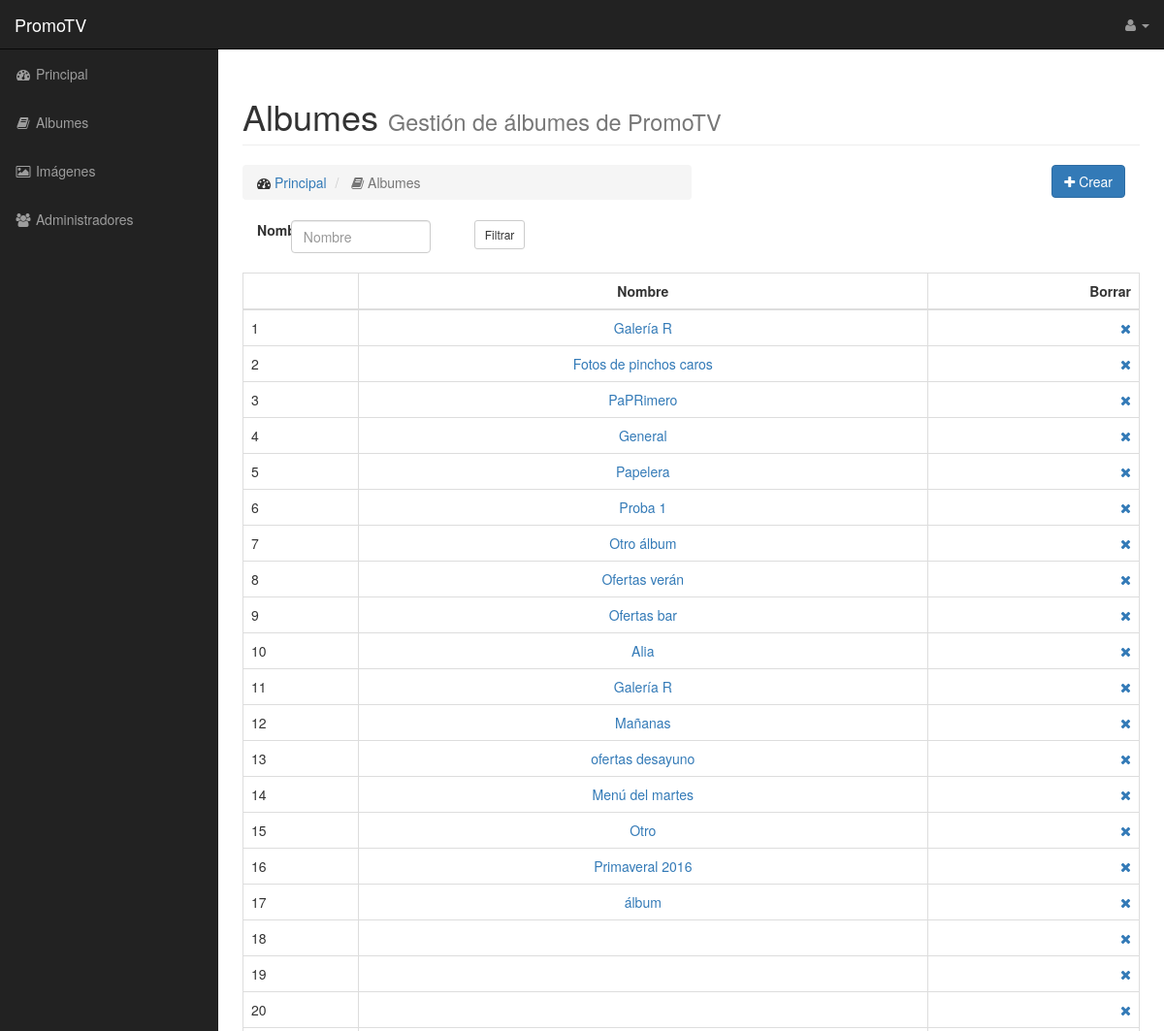
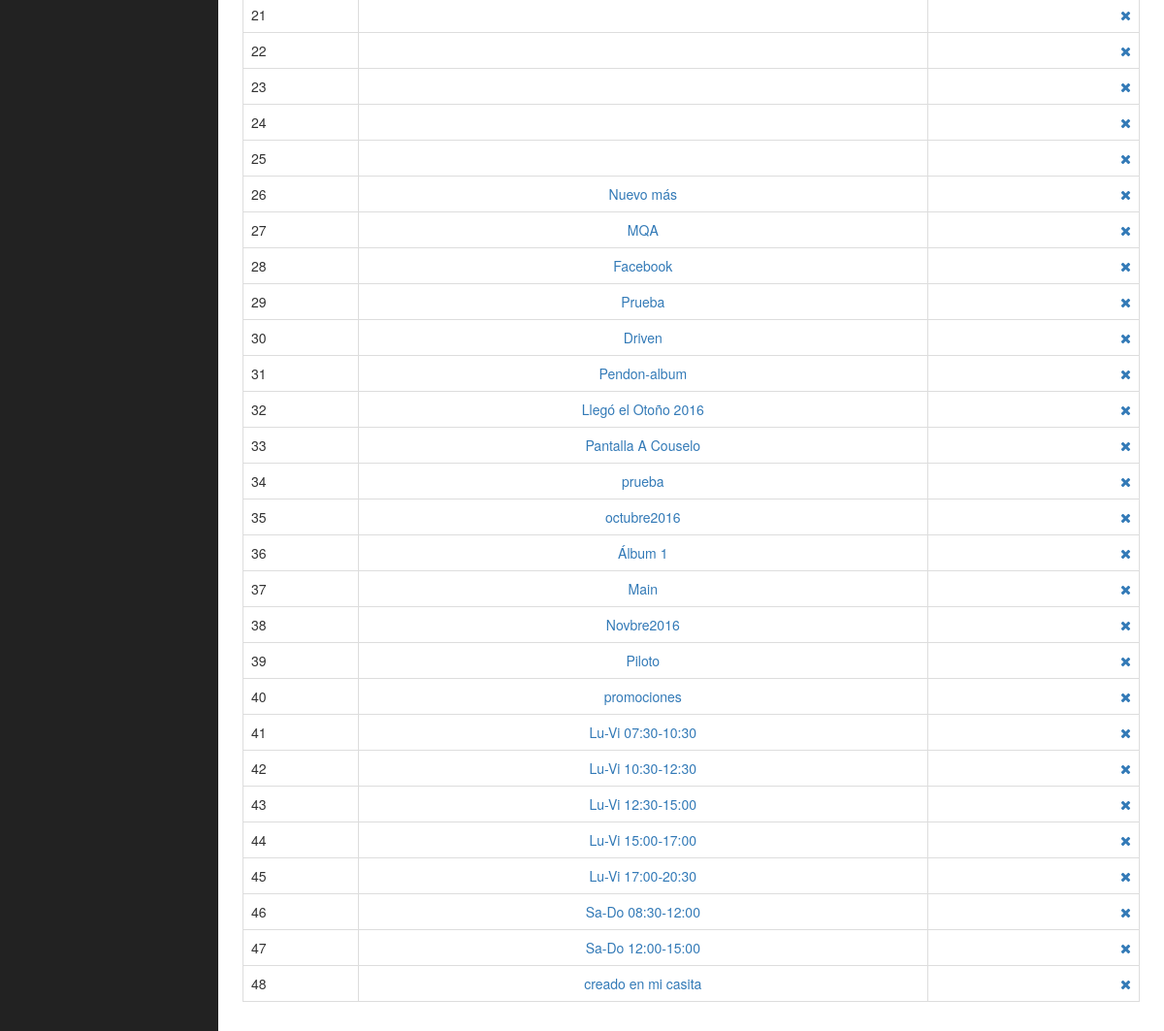
Page /panel/albumes.php (signed in) on the committed database (2 pictures, top to bottom).
### tables this page shows
CREATE TABLE IF NOT EXISTS `album` (
  `album_id` bigint(20) NOT NULL AUTO_INCREMENT,
  `user` varchar(128) NOT NULL COMMENT 'Email del usuario propietario del album',
  `name` varchar(128) DEFAULT NULL COMMENT 'Nombre del album',
  `creation_ts` timestamp NOT NULL DEFAULT CURRENT_TIMESTAMP COMMENT 'Instante de creación del album',
  `update_ts` datetime DEFAULT NULL,
  `locked` tinyint(1) NOT NULL DEFAULT '0',
  PRIMARY KEY (`album_id`),
  KEY `user` (`user`),
  KEY `idx_creationts` (`creation_ts`),
  CONSTRAINT `album_ibfk_1` FOREIGN KEY (`user`) REFERENCES `user` (`email`) ON DELETE CASCADE ON UPDATE CASCADE
);

### panel/ini.php (called while the page is built, shortened)
<?php
require_once('include/db_utils.php');
require_once('include/functions.php');
$url_absolute = 'http://wayhoy.com/wayhoy/panel/';

### panel/include/functions.php (called while the page is built, shortened)
<?php
function registros($table, $where=false, $order=false) {
    $q = "SELECT * FROM $table WHERE 1=1";
    return db_select($q);
}

### panel/include/db_utils.php (called while the page is built, shortened)
<?php
function db_connect($server=false, $user=false, $pass=false, $db=false) {
    static $connection;
    if (!isset($connection)) {
        $config = parse_ini_file('config.ini');
        if (!$server) $server = $config['server'];
        if (!$user) $user = $config['user'];
        if (!$pass) $pass = $config['pass'];
        if (!$db) $db = $config['db'];
        $connection = mysqli_connect($server, $user, $pass, $db);
    }
    return $connection;
}
function db_query($q) {
    $connection = db_connect();
    $info = mysqli_query($connection, $q);
    return $info;
}
function db_select($q) {
    $rows = array();
    $result = db_query($q);
    while ($row = mysqli_fetch_assoc($result)) {
        $rows[] = $row;
    }
    return $rows;
}

### panel/albumes.php (the view, shortened to what this page needs)
<?php
require_once('ini.php');
$where = '';
$albumes = registros('album', $where);
?>
<!DOCTYPE html>
<html lang="en">
<head>
    <link href="css/bootstrap.min.css" rel="stylesheet">
    <link href="css/sb-admin.css" rel="stylesheet">
    <link href="css/plugins/morris.css" rel="stylesheet">
    <link href="font-awesome/css/font-awesome.min.css" rel="stylesheet" type="text/css">
</head>
<body>
<div id="wrapper">
    <?php include(dirname(__FILE__).'/partials/nav.php'); ?>
    <div id="page-wrapper">
        <div class="container-fluid">
            <div class="row">
                <div class="col-lg-12">
                    <h1 class="page-header">
                        Albumes <small>Gestión de álbumes de PromoTV</small>
                    </h1>
                    <ol class="breadcrumb col-lg-6">
                        <li>
                            <i class="fa fa-dashboard"></i>  <a href="<?php echo $url_absolute; ?>menu.php">Principal</a>
                        </li>
                        <li class="active">
                            <i class="fa fa-book"></i> Albumes
                        </li>
                    </ol>
                    <div class="col-lg-6 text-right">
                        <a href="<?php echo $url_absolute; ?>albumes_write.php" class="btn btn-primary"><i class="fa fa-plus"></i> Crear</a>
                    </div>
                </div>
            </div>
            <div class="row">
                <div class="col-lg-12">
                </div>
            </div>
            <div class="row hidden-xs">
                <form name="filter" id="filter" method="post" enctype="multipart/form-data" action="#">
                    <div class="col-lg-3">
                        <div class="form-group">
                            <label for="name" class="col-lg-2">Nombre</label>
                            <div class="col-lg-10">
                                <input type="text" class="form-control" name="ft-name" id="name" placeholder="Nombre" value="<?php echo $_REQUEST['ft-name']; ?>">
                            </div>
                        </div>
                    </div>
                    <div class="col-lg-3">
                        <button type="submit" class="btn btn-default btn-sm">Filtrar</button>
                    </div>
                </form>
            </div>
            <br/>
            <div class="row">
                <div class="col-lg-12">
                    <div class="table-responsive">
                        <table class="table table-bordered table-hover">
                            <thead>
                                <tr>
                                    <th class="text-left"></th>
                                    <th class="text-center">Nombre</th>
                                    <th class="text-right">Borrar</th>
                                </tr>
                            </thead>
                            <tbody>
                                <?php
                                $cont = 0;
                                foreach($albumes as $album) {
                                    $cont++;
                                ?>
                                    <tr>
                                        <td class="text-left"><?php echo $cont; ?></td>
                                        <td class="text-center"><a href="<?php echo $url_absolute; ?>albumes_write.php?id=<?php echo $album['album_id']; ?>"><?php echo $album['name']; ?></a></td>
                                        <td class="text-right"><a href="#" class="confirm" data-url="?delete-album=<?php echo $album['album_id']; ?>"><i class="fa fa-times"></i></a></td>
                                    </tr>
                                <?php
                                }
                                ?>
                            </tbody>
                        </table>
                    </div>
                </div>
            </div>
        </div>
    </div>
</div>
</body>
</html>

### panel/partials/nav.php (shortened to what this page needs)
<nav class="navbar navbar-inverse navbar-fixed-top" role="navigation">
    <div class="navbar-header">
        <a class="navbar-brand" href="<?php echo $url_absolute; ?>menu.php">PromoTV</a>
    </div>
    <ul class="nav navbar-right top-nav">
        <li class="dropdown">
            <a href="#" class="dropdown-toggle" data-toggle="dropdown"><i class="fa fa-user"></i> <?php echo $user['username']; ?> <b class="caret"></b></a>
        </li>
    </ul>
    <?php include(dirname(__FILE__).'/side.php'); ?>
</nav>

### panel/partials/side.php
<div class="collapse navbar-collapse navbar-ex1-collapse">
    <ul class="nav navbar-nav side-nav">
        <li>
            <a href="<?php echo $url_absolute; ?>menu.php"><i class="fa fa-fw fa-dashboard"></i> Principal</a>
        </li>
        <li>
            <a href="<?php echo $url_absolute; ?>albumes.php"><i class="fa fa-fw fa-book"></i> Albumes</a>
        </li>
        <li>
            <a href="<?php echo $url_absolute; ?>imagenes.php"><i class="fa fa-fw fa-picture-o"></i> Imágenes</a>
        </li>
        <li>
            <a href="<?php echo $url_absolute; ?>administradores.php"><i class="fa fa-fw fa-users"></i> Administradores</a>
        </li>
    </ul>
</div>

### panel/css/sb-admin.css (style rules this page uses)
body { margin-top: 100px; background-color: #222; }
@media (min-width:768px) { body { margin-top: 50px; } }
#wrapper { padding-left: 0; }
#page-wrapper { width: 100%; padding: 0; background-color: #fff; }
@media (min-width:768px) { #wrapper { padding-left: 225px; } }
@media (min-width:768px) { #page-wrapper { padding: 10px; } }
.top-nav { padding: 0 15px; }
.top-nav>li { display: inline-block; float: left; }
.top-nav>li>a { padding-top: 15px; padding-bottom: 15px; line-height: 20px; color: #999; }
@media (min-width:768px) { .side-nav { position: fixed; top: 51px; left: 225px; width: 225px; margin-left: -225px; border: none; border-radius: 0; overflow-y: auto; background-color: #222; bottom: 0; overflow-x: hidden; padding-bottom: 40px; } }
@media (min-width:768px) { .side-nav>li>a { width: 225px; } }

### rows in the picture
album: name "Galería R"
album: name "Fotos de pinchos caros"
album: name "PaPRimero"
album: name "General"
album: name "Papelera"
album: name "Proba 1"
album: name "Otro álbum"
album: name "Ofertas verán"
album: name "Ofertas bar"
album: name "Alia"
album: name "Galería R"
album: name "Mañanas"
album: name "ofertas desayuno"
album: name "Menú del martes"
album: name "Otro"
album: name "Primaveral 2016"
album: name "álbum"
album: name "Nuevo más"
album: name "MQA"
album: name "Facebook"
album: name "Prueba"
album: name "Driven"
album: name "Pendon-album"
album: name "Llegó el Otoño 2016"
album: name "Pantalla A Couselo"
album: name "prueba"
album: name "octubre2016"
album: name "Álbum 1"
album: name "Main"
album: name "Novbre2016"
album: name "Piloto"
album: name "promociones"
album: name "Lu-Vi 07:30-10:30"
album: name "Lu-Vi 10:30-12:30"
album: name "Lu-Vi 12:30-15:00"
album: name "Lu-Vi 15:00-17:00"
album: name "Lu-Vi 17:00-20:30"
album: name "Sa-Do 08:30-12:00"
album: name "Sa-Do 12:00-15:00"
album: name "creado en mi casita"
